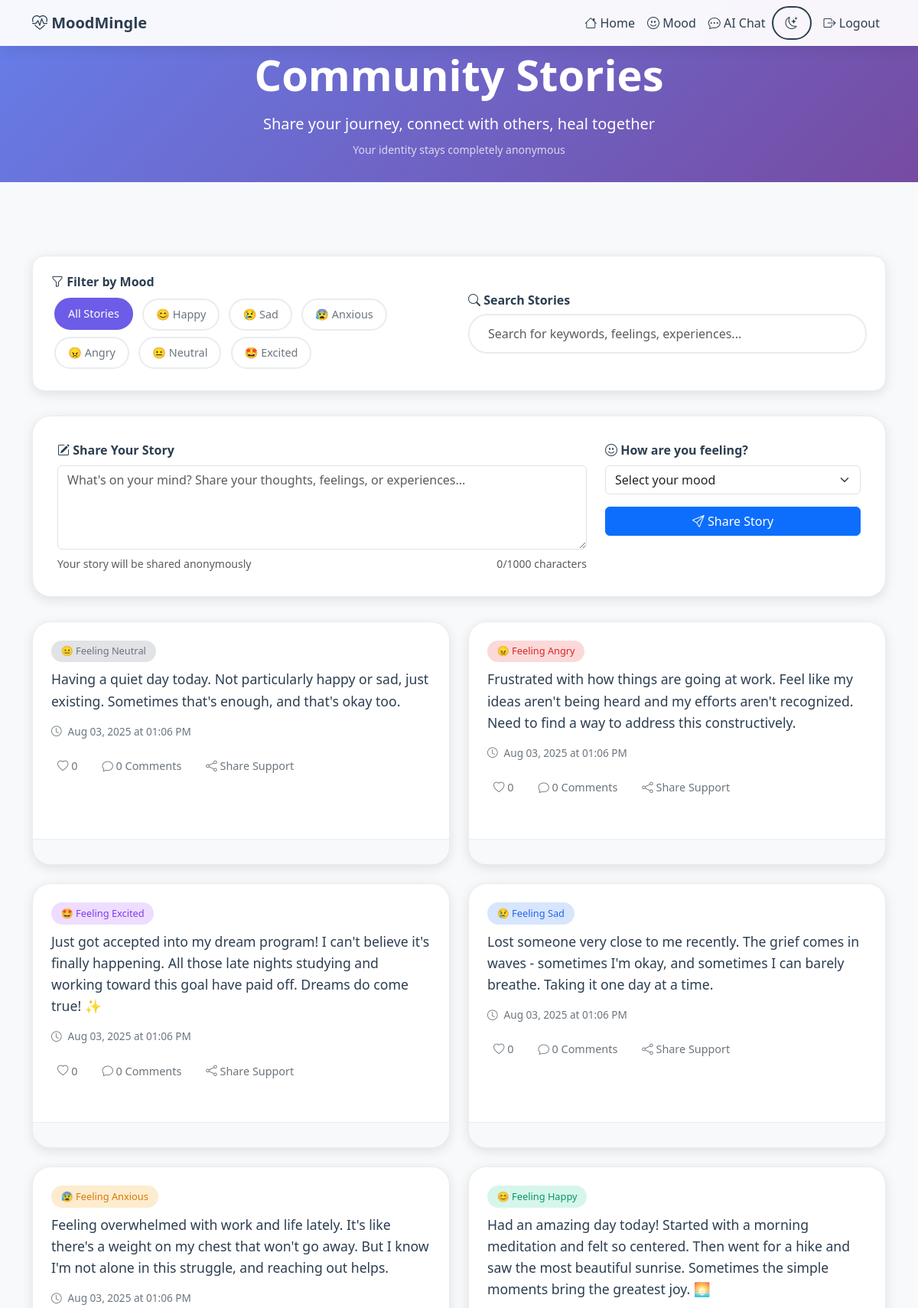
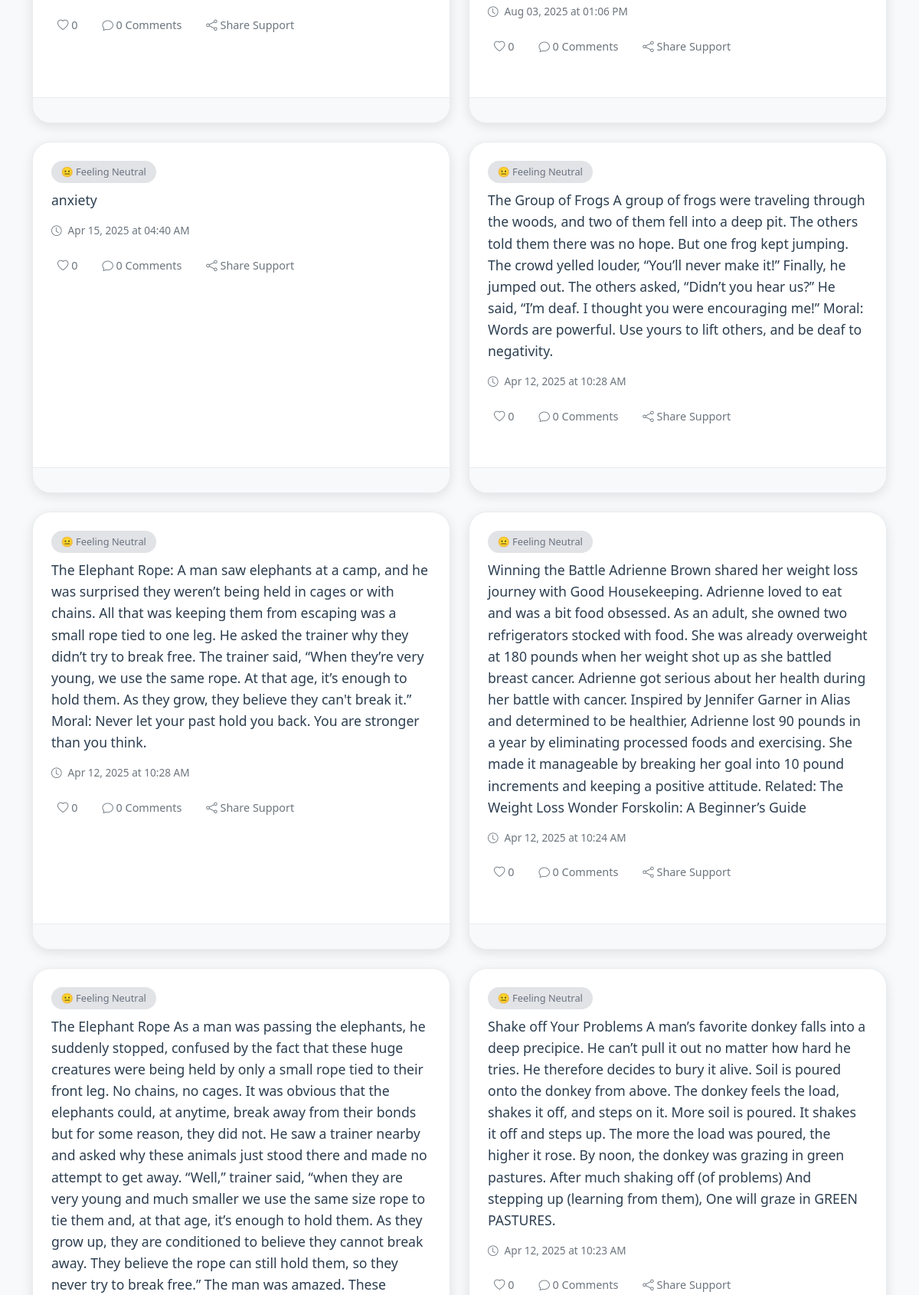
/blog (signed in, upper part), run on the app's committed database (2 pictures, top to bottom).
### models.py (models this page shows)
class BlogPost(db.Model):
    id = db.Column(db.Integer, primary_key=True)
    content = db.Column(db.Text, nullable=False)
    mood = db.Column(db.String(20), nullable=True)  # happy, sad, anxious, angry, neutral, excited
    likes = db.Column(db.Integer, default=0)
    timestamp = db.Column(db.DateTime, default=datetime.utcnow)
    user_id = db.Column(db.Integer, db.ForeignKey('user.id'))  # stored, but not shown
    comments = db.relationship('Comment', backref='blog', lazy=True)
    liked_by = db.relationship('User', secondary=blog_likes, backref='liked_posts')

### app.py (the view, shortened to what this page needs)
@app.route('/blog', methods=['GET', 'POST'])
@login_required
def blog():
    posts = BlogPost.query.order_by(BlogPost.timestamp.desc()).all()
    total_comments = db.session.query(db.func.count(Comment.id)).scalar()
    total_users = db.session.query(db.func.count(User.id)).scalar()
    return render_template('blog.html',
                         posts=posts,
                         total_comments=total_comments,
                         total_users=total_users)

### app.py (called while the page is built)
@login_manager.user_loader
def load_user(user_id):
    return User.query.get(int(user_id))

### templates/blog.html (shortened to what this page needs)
<!DOCTYPE html>
<html lang="en">
<head>
    <link href="https://cdn.jsdelivr.net/npm/bootstrap@5.3.0/dist/css/bootstrap.min.css" rel="stylesheet">
    <link href="https://cdn.jsdelivr.net/npm/bootstrap-icons@1.10.5/font/bootstrap-icons.css" rel="stylesheet">
</head>
<body data-theme="light">
<nav class="navbar navbar-expand-lg fixed-top">
    <div class="container">
        <a class="navbar-brand fw-bold" href="#">
            <i class="bi bi-heart-pulse"></i> MoodMingle
        </a>
        <div class="collapse navbar-collapse justify-content-end" id="navbarNav">
            <ul class="navbar-nav align-items-center">
                <li class="nav-item">
                    <a class="nav-link" href="{{ url_for('home') }}">
                        <i class="bi bi-house"></i> Home
                    </a>
                </li>
                <li class="nav-item">
                    <a class="nav-link" href="{{ url_for('mood') }}">
                        <i class="bi bi-emoji-smile"></i> Mood
                    </a>
                </li>
                <li class="nav-item">
                    <a class="nav-link" href="{{ url_for('ai_chat') }}">
                        <i class="bi bi-chat-dots"></i> AI Chat
                    </a>
                </li>
                <li class="nav-item">
                    <button class="theme-toggle" onclick="toggleTheme()">
                        <i class="bi bi-moon-stars" id="theme-icon"></i>
                    </button>
                </li>
                <li class="nav-item ms-2">
                    <a class="nav-link" href="{{ url_for('logout') }}">
                        <i class="bi bi-box-arrow-right"></i> Logout
                    </a>
                </li>
            </ul>
        </div>
    </div>
</nav>
<div class="hero-section">
    <div class="hero-content">
        <h1 class="display-4 fw-bold mb-3">Community Stories</h1>
        <p class="lead mb-0">Share your journey, connect with others, heal together</p>
        <small class="d-block mt-2 opacity-75">Your identity stays completely anonymous</small>
    </div>
</div>
<div class="container mt-5 pt-5">
    <div class="filters-section">
        <div class="row align-items-center">
            <div class="col-md-6">
                <h6 class="mb-2 fw-bold">
                    <i class="bi bi-funnel"></i> Filter by Mood
                </h6>
                <div class="mood-filters">
                    <button class="mood-filter-btn active" data-mood="all">All Stories</button>
                    <button class="mood-filter-btn" data-mood="happy">😊 Happy</button>
                    <button class="mood-filter-btn" data-mood="sad">😢 Sad</button>
                    <button class="mood-filter-btn" data-mood="anxious">😰 Anxious</button>
                    <button class="mood-filter-btn" data-mood="angry">😠 Angry</button>
                    <button class="mood-filter-btn" data-mood="neutral">😐 Neutral</button>
                    <button class="mood-filter-btn" data-mood="excited">🤩 Excited</button>
                </div>
            </div>
            <div class="col-md-6">
                <h6 class="mb-2 fw-bold">
                    <i class="bi bi-search"></i> Search Stories
                </h6>
                <input type="text" class="form-control search-box" id="searchInput"
                       placeholder="Search for keywords, feelings, experiences...">
            </div>
        </div>
    </div>
    <div class="post-form">
        <form method="POST" id="postForm">
            <div class="row">
                <div class="col-md-8">
                    <label class="form-label fw-bold">
                        <i class="bi bi-pencil-square"></i> Share Your Story
                    </label>
                    <textarea name="content" id="postContent" rows="4" class="form-control"
                              placeholder="What's on your mind? Share your thoughts, feelings, or experiences..."
                              required maxlength="1000"></textarea>
                    <div class="d-flex justify-content-between mt-2">
                        <small class="text-muted">Your story will be shared anonymously</small>
                        <small class="text-muted">
                            <span id="charCount">0</span>/1000 characters
                        </small>
                    </div>
                </div>
                <div class="col-md-4">
                    <label class="form-label fw-bold">
                        <i class="bi bi-emoji-smile"></i> How are you feeling?
                    </label>
                    <select name="mood" class="form-select mb-3" required>
                        <option value="">Select your mood</option>
                    </select>
                    <button type="submit" class="btn btn-primary w-100" id="submitBtn">
                        <i class="bi bi-send"></i> Share Story
                    </button>
                </div>
            </div>
        </form>
    </div>
    <div class="row g-4" id="postsContainer">
        {% for post in posts %}
        <div class="col-lg-6 post-item" data-mood="{{ post.mood if post.mood else 'neutral' }}">
            <div class="card h-100">
                <div class="card-body">
                    {% if post.mood %}
                    <span class="mood-badge mood-{{ post.mood }}">
                        {% if post.mood == 'happy' %}😊 Feeling Happy
                        {% elif post.mood == 'sad' %}😢 Feeling Sad
                        {% elif post.mood == 'anxious' %}😰 Feeling Anxious
                        {% elif post.mood == 'angry' %}😠 Feeling Angry
                        {% elif post.mood == 'excited' %}🤩 Feeling Excited
                        {% else %}😐 Feeling Neutral{% endif %}
                    </span>
                    {% endif %}
                    <div class="post-content">{{ post.content }}</div>
                    <div class="timestamp">
                        <i class="bi bi-clock"></i>
                        {{ post.timestamp.strftime('%b %d, %Y at %I:%M %p') }}
                    </div>
                    <div class="post-actions">
                        <button class="action-btn like-btn" data-post-id="{{ post.id }}">
                            <i class="bi bi-heart"></i>
                            <span class="like-count">{{ post.likes if post.likes else 0 }}</span>
                        </button>
                        <button class="action-btn" data-bs-toggle="collapse" data-bs-target="#comments-{{ post.id }}">
                            <i class="bi bi-chat"></i>
                            {{ post.comments|length }} Comments
                        </button>
                        <button class="action-btn share-btn" data-post-id="{{ post.id }}">
                            <i class="bi bi-share"></i> Share Support
                        </button>
                    </div>
                </div>
                <div class="card-footer">
                </div>
            </div>
        </div>
        {% endfor %}
    </div>
</div>
</body>
</html>

### templates/blog.html (style rules this page uses)
:root { --bg-primary: linear-gradient(135deg, #667eea 0%, #764ba2 100%); --bg-secondary: #f8f9fa; --card-bg: #ffffff; --text-primary: #2c3e50; --text-secondary: #6c757d; --border-color: #e9ecef; --shadow: 0 4px 15px rgba(0, 0, 0, 0.1); --accent-color: #6c5ce7; }
body { background: var(--bg-secondary); font-family: "Segoe UI", Tahoma, Geneva, Verdana, sans-serif; color: var(--text-primary); transition: all 0.3s ease; min-height: 100vh; }
.hero-section { background: var(--bg-primary); padding: 4rem 0 2rem; text-align: center; color: white; position: relative; overflow: hidden; }
.hero-section::before { content: ''; position: absolute; top: 0; left: 0; right: 0; bottom: 0; opacity: 0.3; }
.hero-content { position: relative; z-index: 1; }
.navbar { background: rgba(255, 255, 255, 0.95); backdrop-filter: blur(10px); box-shadow: 0 2px 20px rgba(0, 0, 0, 0.1); border: none; }
.navbar .nav-link, .navbar-brand { color: var(--text-primary) !important; font-weight: 500; transition: all 0.3s ease; }
.theme-toggle { background: none; border: 2px solid var(--text-primary); color: var(--text-primary); border-radius: 50px; padding: 0.5rem 1rem; transition: all 0.3s ease; }
.post-form { background: var(--card-bg); padding: 2rem; border-radius: 1.5rem; box-shadow: var(--shadow); border: 1px solid var(--border-color); margin-bottom: 2rem; transition: all 0.3s ease; }
.filters-section { background: var(--card-bg); padding: 1.5rem; border-radius: 1rem; margin-bottom: 2rem; box-shadow: var(--shadow); border: 1px solid var(--border-color); }
.mood-filter-btn { border: 2px solid var(--border-color); background: transparent; color: var(--text-secondary); border-radius: 25px; padding: 0.5rem 1rem; margin: 0.25rem; transition: all 0.3s ease; font-size: 0.9rem; }
.mood-filter-btn:hover, .mood-filter-btn.active { background: var(--accent-color); border-color: var(--accent-color); color: white; transform: translateY(-1px); }
.card { border: 1px solid var(--border-color); border-radius: 1.5rem; transition: all 0.3s ease; box-shadow: var(--shadow); background: var(--card-bg); overflow: hidden; margin-bottom: 1.5rem; }
.card-body { padding: 1.5rem; color: var(--text-primary); }
.card-footer { background: var(--bg-secondary); border-top: 1px solid var(--border-color); padding: 1rem 1.5rem; }
.mood-badge { display: inline-block; padding: 0.3rem 0.8rem; border-radius: 20px; font-size: 0.8rem; font-weight: 500; margin-bottom: 0.5rem; }
.mood-happy { background: rgba(52, 211, 153, 0.2); color: #059669; }
.mood-sad { background: rgba(59, 130, 246, 0.2); color: #2563eb; }
.mood-angry { background: rgba(239, 68, 68, 0.2); color: #dc2626; }
.mood-anxious { background: rgba(245, 158, 11, 0.2); color: #d97706; }
.mood-neutral { background: rgba(107, 114, 128, 0.2); color: #6b7280; }
.mood-excited { background: rgba(168, 85, 247, 0.2); color: #7c3aed; }
.post-content { font-size: 1.1rem; line-height: 1.6; margin-bottom: 1rem; }
.post-actions { display: flex; gap: 1rem; align-items: center; margin-top: 1rem; }
.action-btn { background: none; border: none; color: var(--text-secondary); font-size: 0.9rem; padding: 0.5rem; border-radius: 8px; transition: all 0.3s ease; cursor: pointer; }
.timestamp { font-size: 0.85rem; color: var(--text-secondary); display: flex; align-items: center; gap: 0.5rem; }
.search-box { border-radius: 25px; border: 2px solid var(--border-color); padding: 0.75rem 1.5rem; background: var(--card-bg); color: var(--text-primary); }

### data on the page
BlogPost: mood "😐 Feeling Neutral", content "Having a quiet day today. Not particularly happy or sad, just existing. Sometimes that's enough, and that's okay too.", timestamp "Aug 03, 2025 at 01:06 PM", likes "0", comments|length "0"
BlogPost: mood "😠 Feeling Angry", content "Frustrated with how things are going at work. Feel like my ideas aren't being heard and my efforts aren't recognized. Need to find a way to address this constructively.", timestamp "Aug 03, 2025 at 01:06 PM", likes "0", comments|length "0"
BlogPost: mood "🤩 Feeling Excited", content "Just got accepted into my dream program! I can't believe it's finally happening. All those late nights studying and working toward this goal have paid off. Dreams do come true! ✨", timestamp "Aug 03, 2025 at 01:06 PM", likes "0", comments|length "0"
BlogPost: mood "😢 Feeling Sad", content "Lost someone very close to me recently. The grief comes in waves - sometimes I'm okay, and sometimes I can barely breathe. Taking it one day at a time.", timestamp "Aug 03, 2025 at 01:06 PM", likes "0", comments|length "0"
BlogPost: mood "😰 Feeling Anxious", content "Feeling overwhelmed with work and life lately. It's like there's a weight on my chest that won't go away. But I know I'm not alone in this struggle, and reaching out helps.", timestamp "Aug 03, 2025 at 01:06 PM", likes "0", comments|length "0"
BlogPost: mood "😊 Feeling Happy", content "Had an amazing day today! Started with a morning meditation and felt so centered. Then went for a hike and saw the most beautiful sunrise. Sometimes the simple moments bring the greatest joy. 🌅", timestamp "Aug 03, 2025 at 01:06 PM", likes "0", comments|length "0"
BlogPost: mood "😐 Feeling Neutral", content "anxiety", timestamp "Apr 15, 2025 at 04:40 AM", likes "0", comments|length "0"
BlogPost: mood "😐 Feeling Neutral", content "The Group of Frogs A group of frogs were traveling through the woods, and two of them fell into a deep pit. The others told them there was no hope. But one frog kept jumping. The crowd yelled louder, “You’ll never make it!” Finally, he jumped out. The others asked, “Didn’t you hear us?” He said, “I’m deaf. I thought you were encouraging me!” Moral: Words are powerful. Use yours to lift others, and be deaf to negativity.", timestamp "Apr 12, 2025 at 10:28 AM", likes "0", comments|length "0"
BlogPost: mood "😐 Feeling Neutral", content "The Elephant Rope: A man saw elephants at a camp, and he was surprised they weren’t being held in cages or with chains. All that was keeping them from escaping was a small rope tied to one leg. He asked the trainer why they didn’t try to break free. The trainer said, “When they’re very young, we use the same rope. At that age, it’s enough to hold them. As they grow, they believe they can't break it.” Moral: Never let your past hold you back. You are stronger than you think.", timestamp "Apr 12, 2025 at 10:28 AM", likes "0", comments|length "0"
BlogPost: mood "😐 Feeling Neutral", content "Winning the Battle Adrienne Brown shared her weight loss journey with Good Housekeeping. Adrienne loved to eat and was a bit food obsessed. As an adult, she owned two refrigerators stocked with food. She was already overweight at 180 pounds when her weight shot up as she battled breast cancer. Adrienne got serious about her health during her battle with cancer. Inspired by Jennifer Garner in Alias and determined to be healthier, Adrienne lost 90 pounds in a year by eliminating processed foods and exercising. She made it manageable by breaking her goal into 10 pound increments and keeping a positive attitude. Related: The Weight Loss Wonder Forskolin: A Beginner’s Guide", timestamp "Apr 12, 2025 at 10:24 AM", likes "0", comments|length "0"
BlogPost: mood "😐 Feeling Neutral"
BlogPost: mood "😐 Feeling Neutral", content "Shake off Your Problems A man’s favorite donkey falls into a deep precipice. He can’t pull it out no matter how hard he tries. He therefore decides to bury it alive. Soil is poured onto the donkey from above. The donkey feels the load, shakes it off, and steps on it. More soil is poured. It shakes it off and steps up. The more the load was poured, the higher it rose. By noon, the donkey was grazing in green pastures. After much shaking off (of problems) And stepping up (learning from them), One will graze in GREEN PASTURES.", timestamp "Apr 12, 2025 at 10:23 AM", likes "0", comments|length "0"
